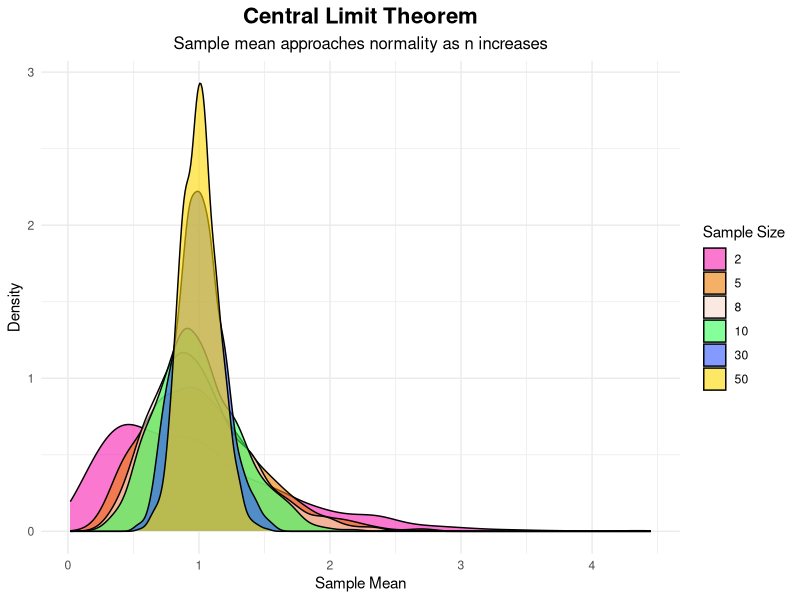

Write the R code that produced this figure.
# Load necessary libraries
library(ggplot2)
library(dplyr)

# Set seed for reproducibility
set.seed(123)

# Generate Exponential population distribution data
popu <- rexp(10000)  

# Function to calculate sample means for CLT demonstration
clt <- function(sample_size, n) {
  replicate(n, mean(sample(popu, size = sample_size, replace = TRUE)))
}

# Define sample sizes and generate CLT data
sample_sizes <- c(2, 5, 8, 10, 30, 50)
clt_data <- data.frame(
  sample = rep(sample_sizes, each = 1000),
  sample_mean = unlist(lapply(sample_sizes, clt, n = 1000))
)

# Define custom colors for sample sizes
colors <- c(
  "2" = "#F91EB0",   # Red
  "5" = "#ED7B00",   # Orange
  "8" = "#F5DBCB",   # Yellow
  "10" = "#33FF57",  # Green
  "30" = "#3357FF",  # Blue
  "50" = "#FFD700"   # Gold
)

# Plot the CLT demonstration
ggplot(clt_data, aes(x = sample_mean, fill = as.factor(sample))) +
  geom_density(alpha = 0.6) +
  scale_fill_manual(values = colors, name = "Sample Size") +
  labs(
    title = "Central Limit Theorem",
    subtitle = "Sample mean approaches normality as n increases",
    x = "Sample Mean",
    y = "Density",
    fill = "Sample Size"
  ) +
  theme_minimal() +
  theme(
    plot.title = element_text(hjust = 0.5, size = 16, face = "bold"),
    plot.subtitle = element_text(hjust = 0.5, size = 12),
    legend.position = "right"
  )
